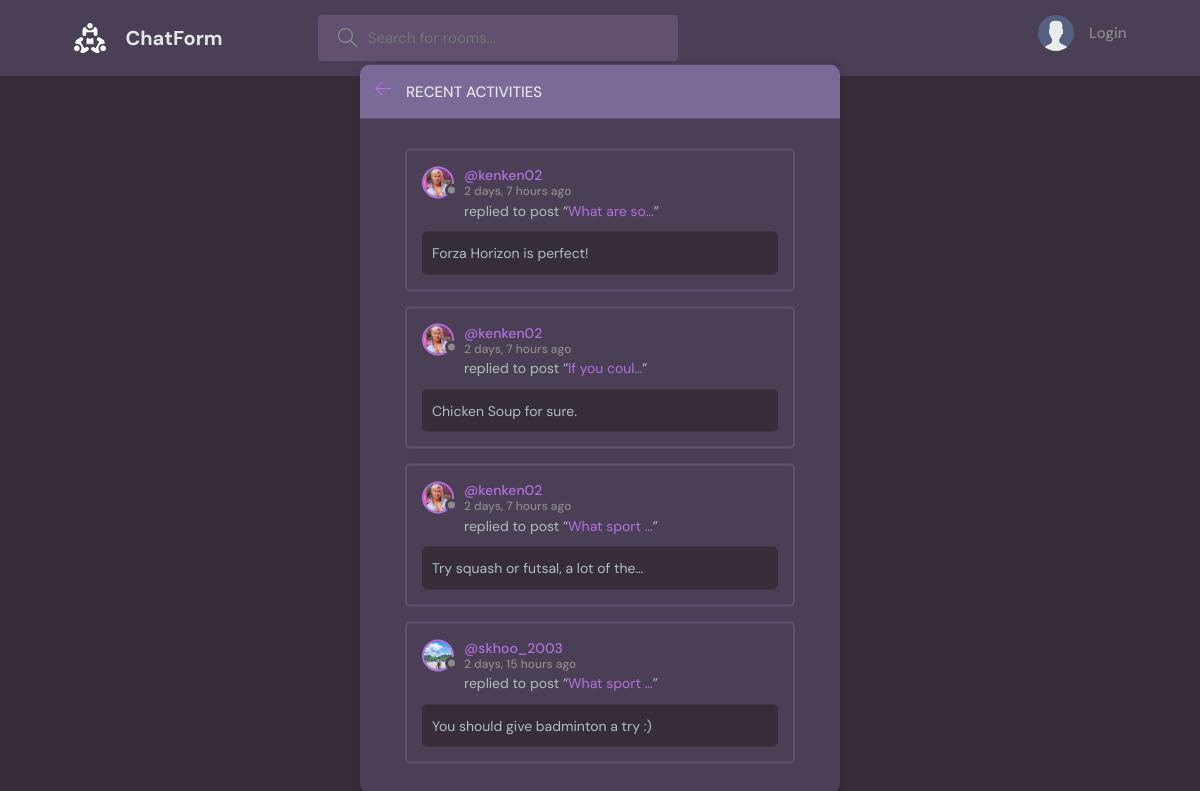
Page /activities-page/ on the committed database.
### base/models.py (models this page shows, shortened)
class Message(models.Model):
    user = models.ForeignKey(User, on_delete=models.CASCADE)
    room = models.ForeignKey(Room, on_delete=models.CASCADE)
    body = models.TextField()
    updated = models.DateTimeField(auto_now=True)
    created = models.DateTimeField(auto_now_add=True)
    class Meta:
        ordering = ['-updated', '-created']

class User(AbstractUser):
    name = models.CharField(max_length=200, null=True)
    email = models.EmailField(unique=True, null=True)
    bio = models.TextField(null=True)
    avatar = models.ImageField(null=True, default="avatar.svg")
    USERNAME_FIELD = 'email'
    REQUIRED_FIELDS = []

class Room(models.Model):
    host = models.ForeignKey(User, on_delete=models.SET_NULL, null=True)
    topic = models.ForeignKey(Topic, on_delete=models.SET_NULL, null=True)
    name = models.CharField(max_length=200)
    description = models.TextField(null=True, blank=True)
    participants = models.ManyToManyField(User, related_name='participants', blank=True)
    updated = models.DateTimeField(auto_now=True)
    created = models.DateTimeField(auto_now_add=True)
    class Meta:
        ordering = ['-updated', '-created']
    def __str__(self):
        return self.name

### base/views.py (the view)
# urls.py: path('activities-page/', views.activitiespage, name="activities-page"),
def activitiespage(request):
    room_activity = Message.objects.all()[0:4]
    return render(request, 'base/activity.html', {"room_activity": room_activity})

### base/templates/base/activity.html (shortened to what this page needs)
{% extends 'main.html' %}
{% block content %}
<main class="layout">
  <div class="container">
    <div class="layout__box">
      <div class="layout__boxHeader">
        <div class="layout__boxTitle">
          <a href="{{request.META.HTTP_REFERER}}">
            <svg version="1.1" xmlns="http://www.w3.org/2000/svg" width="32" height="32" viewBox="0 0 32 32">
              <title>arrow-left</title>
              <path
                d="M13.723 2.286l-13.723 13.714 13.719 13.714 1.616-1.611-10.96-10.96h27.625v-2.286h-27.625l10.965-10.965-1.616-1.607z"
              ></path>
            </svg>
          </a>
          <h3>Recent Activities</h3>
        </div>
      </div>
      <div class="activities-page layout__body">
        {% for message in room_activity %}
        <div class="activities__box">
          <div class="activities__boxHeader roomListRoom__header">
            <a href="{% url 'user-profile' message.user.id %}" class="roomListRoom__author">
              <div class="avatar avatar--small">
                <img src="{{message.user.avatar.url}}" />
              </div>
              <p>
                @{{message.user.username}}
                <span>{{message.created|timesince}} ago</span>
              </p>
            </a>
          </div>
          <div class="activities__boxContent">
            <p>replied to post “<a href="{% url 'room' message.room.id %}">{{message.room|truncatechars:12}}</a>”</p>
            <div class="activities__boxRoomContent">
              {{message.body|truncatechars:35}}
            </div>
          </div>
        </div>
        {% endfor %}
      </div>
    </div>
  </div>
</main>
{% endblock content %}

### static/styles/style.css (style rules this page uses)
:root { --color-main: #b271dd; --color-main-light: #ebe1fb; --color-dark: #4b3f56; --color-dark-medium: #61516e; --color-dark-light: #7b6997; --color-light: #e5e5e5; --color-gray: #8b8b8b; --color-light-gray: #b2bdbd; --color-bg: #362d39; --color-success: #5dd693; --color-error: #fc4b0b; }
* { font-family: "DM Sans", -apple-system, BlinkMacSystemFont, "Segoe UI", Roboto, Oxygen, Ubuntu, Cantarell, "Open Sans", "Helvetica Neue", sans-serif; margin: 0; padding: 0; box-sizing: border-box; text-rendering: optimizeLegibility; font-size: inherit; }
html { font-size: 56.25%; }
@media only screen and (min-width: 1200px) { html { font-size: 62.5%; } }
body { line-height: 1.6; font-weight: 400; font-size: 1.5rem; color: var(--color-light-gray); background-color: var(--color-bg); min-height: 100vh; }
img { width: 100%; }
a { display: inline-block; color: var(--color-main); text-decoration: none; }
.container { max-width: 120rem; width: 90%; margin: auto; }
.avatar { position: relative; display: inline-block; border-radius: 50%; border: 2px solid var(--color-main); }
.avatar img { display: block; border-radius: 50%; object-fit: cover; object-position: center; }
.avatar::after { content: ""; display: block; position: absolute; background-color: var(--color-gray); z-index: 111; border-radius: 50%; border: 0.3rem solid var(--color-dark); }
.avatar.avatar--small img { width: 2.8rem; height: 2.8rem; }
.avatar.avatar--small:after { width: 0.7rem; height: 0.7rem; bottom: 0px; right: -6px; }
.layout { margin-top: 2.4rem; }
.layout > .container { display: flex; justify-content: space-between; align-items: flex-start; }
.layout__box { width: 90%; max-width: 48rem; min-height: 40rem; position: absolute; top: 50%; left: 50%; transform: translate(-50%, -46%); background-color: var(--color-dark); border-radius: 1rem; box-shadow: 1px 1px 6px 3px rgba(0, 0, 0, 0.1); overflow: hidden; }
.layout__boxHeader { display: flex; padding: 1.5rem; background-color: var(--color-dark-light); }
.layout__boxTitle { display: flex; gap: 1.5rem; align-items: center; }
.layout__boxTitle h3 { text-transform: uppercase; font-weight: 500; color: var(--color-light); }
.layout__boxTitle svg { width: 1.6rem; height: 1.6rem; fill: var(--color-main); }
.layout__body { margin: 3rem; }
.roomListRoom__header { display: flex; justify-content: space-between; align-items: center; }
.roomListRoom__author { font-weight: 500; display: flex; align-items: center; gap: 1rem; }
.activities__box { margin: 1.5rem; padding: 1.5rem; border: 2px solid var(--color-dark-medium); border-radius: 5px; }
.activities__boxHeader p { font-size: 1.4rem; line-height: 1.3; }
.activities__boxHeader p span { color: var(--color-gray); font-size: 1.2rem; display: block; }
.activities__boxContent { margin-left: 4.2rem; }
.activities__boxContent { font-size: 1.4rem; }
.activities__boxRoomContent { background: var(--color-bg); padding: 1rem; border-radius: 5px; margin-top: 1rem; margin-left: -4.2rem; }

### rows in the picture
Message: user.avatar (picture), user.username "kenken02", created "2 days, 7 hours", room "What are so…", body "Forza Horizon is perfect!"
Message: user.avatar (picture), user.username "kenken02", created "2 days, 7 hours", room "If you coul…", body "Chicken Soup for sure."
Message: user.avatar (picture), user.username "kenken02", created "2 days, 7 hours", room "What sport …", body "Try squash or futsal, a lot of the…"
Message: user.avatar (picture), user.username "skhoo_2003", created "2 days, 15 hours", room "What sport …", body "You should give badminton a try :)"
